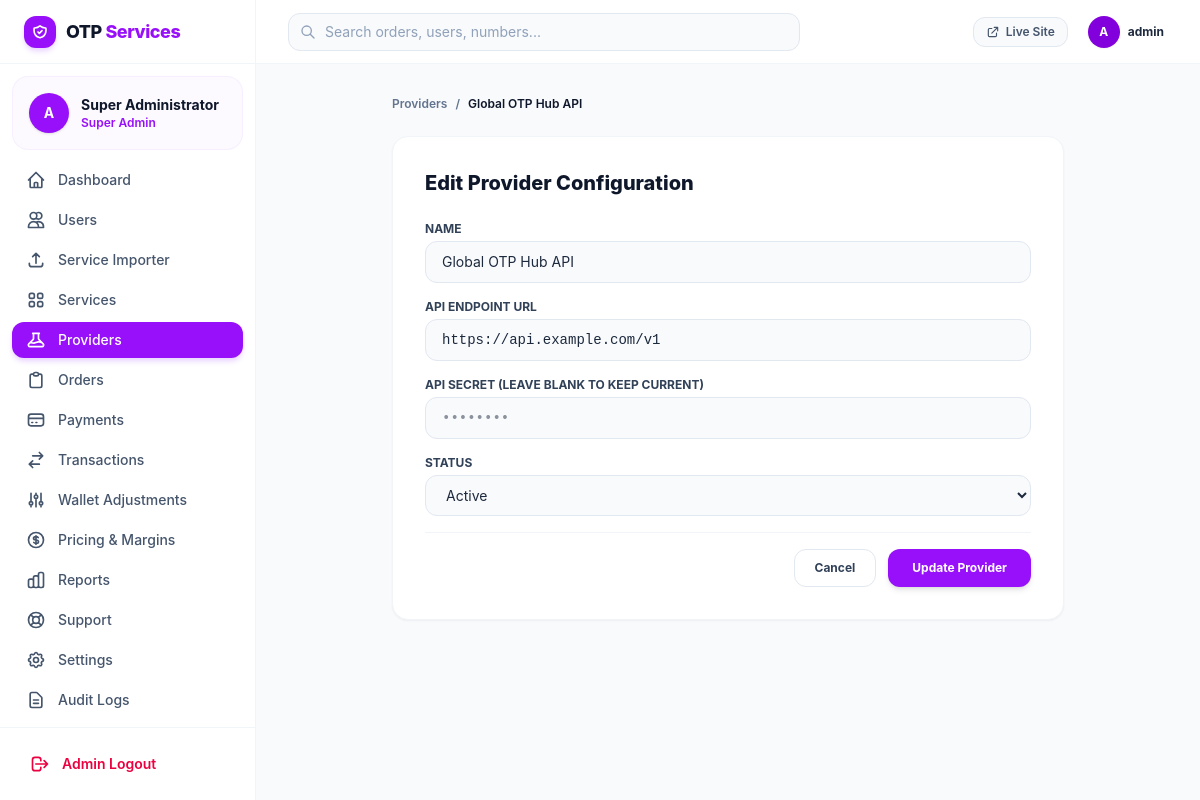
/admin/provider-edit.php?id=1 (signed in), run on the app's committed database.
### tables this page shows
CREATE TABLE `providers` (
  `id` INT AUTO_INCREMENT PRIMARY KEY,
  `name` VARCHAR(100) NOT NULL,
  `slug` VARCHAR(50) NOT NULL UNIQUE,
  `api_url` VARCHAR(255) NOT NULL,
  `api_key` VARCHAR(255) NULL,
  `balance` DECIMAL(12, 2) NOT NULL DEFAULT 0.00,
  `status` ENUM('active', 'inactive') NOT NULL DEFAULT 'active',
  `settings_json` TEXT NULL,
  `last_sync` TIMESTAMP NULL,
  `created_at` TIMESTAMP DEFAULT CURRENT_TIMESTAMP
);

### includes/session.php (called while the page is built, shortened)
<?php
function current_admin_id(): ?int {
    return $_SESSION['admin_id'] ?? null;
}
function get_current_admin_data(): ?array {
    $aid = current_admin_id();
    $db = get_db();
    $stmt = $db->prepare("SELECT a.*, r.name as role_name, r.slug as role_slug FROM admins a LEFT JOIN roles r ON r.id = a.role_id WHERE a.id = ? LIMIT 1");
    $stmt->execute([$aid]);
    return $stmt->fetch() ?: null;
}

### admin/includes/auth.php (called while the page is built, shortened)
<?php
require_once __DIR__ . '/../../includes/functions.php';
require_once __DIR__ . '/../../includes/session.php';
$currentAdmin = get_current_admin_data();

### includes/functions.php (called while the page is built, shortened)
<?php
function e(?string $string): string {
    return htmlspecialchars($string ?? '', ENT_QUOTES, 'UTF-8');
}

### admin/provider-edit.php (the view, shortened to what this page needs)
<?php
require_once __DIR__ . '/includes/auth.php';
$db = get_db();
$providerId = (int)($_GET['id'] ?? 0);
$stmt = $db->prepare("SELECT * FROM providers WHERE id = ? LIMIT 1");
$stmt->execute([$providerId]);
$provider = $stmt->fetch();
require_once __DIR__ . '/includes/header.php';
require_once __DIR__ . '/includes/sidebar.php';
?>
<div class="flex-1 flex flex-col min-w-0 overflow-hidden">
    <?php require_once __DIR__ . '/includes/navbar.php'; ?>
    <main class="flex-1 overflow-y-auto p-4 sm:p-8 bg-slate-50/60">
        <div class="max-w-2xl mx-auto space-y-6">
            <div class="flex items-center gap-2 text-xs font-semibold text-slate-500">
                <a href="/admin/providers.php" class="hover:text-purple-600">Providers</a>
                <span>/</span>
                <span class="text-slate-900"><?= e($provider['name']) ?></span>
            </div>
            <div class="bg-white rounded-2xl border border-slate-100 shadow-xs p-6 sm:p-8 space-y-6">
                <h1 class="text-xl font-extrabold text-slate-900">Edit Provider Configuration</h1>
                <form action="/admin/provider-edit.php?id=<?= $provider['id'] ?>" method="POST" class="space-y-4">
                    <div>
                        <label for="name" class="block text-xs font-bold text-slate-700 mb-1 uppercase">Name</label>
                        <input type="text" id="name" name="name" required value="<?= e($provider['name']) ?>" class="w-full px-4 py-2.5 bg-slate-50 border border-slate-200 rounded-xl text-sm focus:outline-none focus:ring-2 focus:ring-purple-600/20 focus:border-purple-600 focus:bg-white transition-all">
                    </div>
                    <div>
                        <label for="api_url" class="block text-xs font-bold text-slate-700 mb-1 uppercase">API Endpoint URL</label>
                        <input type="url" id="api_url" name="api_url" required value="<?= e($provider['api_url']) ?>" class="w-full px-4 py-2.5 bg-slate-50 border border-slate-200 rounded-xl text-sm font-mono focus:outline-none focus:ring-2 focus:ring-purple-600/20 focus:border-purple-600 focus:bg-white transition-all">
                    </div>
                    <div>
                        <label for="api_key" class="block text-xs font-bold text-slate-700 mb-1 uppercase">API Secret (Leave blank to keep current)</label>
                        <input type="password" id="api_key" name="api_key" placeholder="••••••••" class="w-full px-4 py-2.5 bg-slate-50 border border-slate-200 rounded-xl text-sm font-mono focus:outline-none focus:ring-2 focus:ring-purple-600/20 focus:border-purple-600 focus:bg-white transition-all">
                    </div>
                    <div>
                        <label for="status" class="block text-xs font-bold text-slate-700 mb-1 uppercase">Status</label>
                        <select id="status" name="status" class="w-full px-4 py-2.5 bg-slate-50 border border-slate-200 rounded-xl text-sm focus:outline-none focus:ring-2 focus:ring-purple-600/20 focus:border-purple-600 focus:bg-white transition-all">
                            <option value="active" <?= $provider['status'] === 'active' ? 'selected' : '' ?>>Active</option>
                        </select>
                    </div>
                    <div class="flex justify-end gap-3 pt-4 border-t border-slate-100">
                        <a href="/admin/providers.php" class="px-5 py-2.5 rounded-xl border border-slate-200 text-xs font-bold text-slate-700 hover:bg-slate-50 transition-all">Cancel</a>
                        <button type="submit" class="px-6 py-2.5 rounded-xl bg-purple-600 text-white font-bold text-xs hover:bg-purple-700 shadow-md transition-all">Update Provider</button>
                    </div>
                </form>
            </div>
        </div>
    </main>
</div>
<?php require_once __DIR__ . '/includes/footer.php'; ?>

### admin/includes/sidebar.php (shortened to what this page needs)
<?php
$currentScript = basename($_SERVER['PHP_SELF']);
?>
<aside :class="sidebarOpen ? 'translate-x-0' : '-translate-x-full'" class="fixed inset-y-0 left-0 z-50 w-64 bg-white border-r border-slate-100 flex flex-col justify-between transition-transform duration-200 ease-in-out md:static md:translate-x-0 shrink-0">
    <div class="overflow-y-auto">
        <div class="h-16 flex items-center px-6 border-b border-slate-100">
            <a href="/admin/dashboard.php" class="flex items-center gap-2.5">
                <div class="w-8 h-8 rounded-xl bg-purple-600 flex items-center justify-center text-white shadow-md shadow-purple-200">
                </div>
                <span class="font-extrabold text-lg tracking-tight text-slate-900">OTP <span class="text-purple-600">Services</span></span>
            </a>
        </div>
        <div class="p-4 mx-3 my-3 bg-purple-50/60 rounded-2xl flex items-center gap-3 border border-purple-100/60">
            <div class="w-10 h-10 rounded-full bg-purple-600 text-white font-bold flex items-center justify-center text-sm shadow-sm">
                A
            </div>
            <div class="overflow-hidden">
                <div class="text-sm font-bold text-slate-900 truncate"><?= e($currentAdmin['name']) ?></div>
                <div class="text-xs text-purple-600 font-semibold">Super Admin</div>
            </div>
        </div>
        <nav class="px-3 space-y-1 text-sm font-medium pb-6">
            <a href="/admin/dashboard.php" class="flex items-center gap-3 px-3.5 py-2 rounded-xl transition-colors <?= in_array($currentScript, ['dashboard.php', 'index.php']) ? 'bg-purple-600 text-white shadow-md shadow-purple-200' : 'text-slate-600 hover:bg-slate-50 hover:text-slate-900' ?>">
                <svg class="w-5 h-5 shrink-0" fill="none" viewBox="0 0 24 24" stroke="currentColor"><path stroke-linecap="round" stroke-linejoin="round" stroke-width="2" d="M3 12l2-2m0 0l7-7 7 7M5 10v10a1 1 0 001 1h3m10-11l2 2m-2-2v10a1 1 0 01-1 1h-3m-6 0a1 1 0 001-1v-4a1 1 0 011-1h2a1 1 0 011 1v4a1 1 0 001 1m-6 0h6"/></svg>
                <span>Dashboard</span>
            </a>
            <a href="/admin/users.php" class="flex items-center gap-3 px-3.5 py-2 rounded-xl transition-colors <?= in_array($currentScript, ['users.php', 'user-details.php', 'user-edit.php', 'user-transactions.php']) ? 'bg-purple-600 text-white shadow-md shadow-purple-200' : 'text-slate-600 hover:bg-slate-50 hover:text-slate-900' ?>">
                <svg class="w-5 h-5 shrink-0" fill="none" viewBox="0 0 24 24" stroke="currentColor"><path stroke-linecap="round" stroke-linejoin="round" stroke-width="2" d="M12 4.354a4 4 0 110 5.292M15 21H3v-1a6 6 0 0112 0v1zm0 0h6v-1a6 6 0 00-9-5.197M13 7a4 4 0 11-8 0 4 4 0 018 0z"/></svg>
                <span>Users</span>
            </a>
            <a href="/admin/service-importer.php" class="flex items-center gap-3 px-3.5 py-2 rounded-xl transition-colors <?= in_array($currentScript, ['service-importer.php', 'import-history.php']) ? 'bg-purple-600 text-white shadow-md shadow-purple-200' : 'text-slate-600 hover:bg-slate-50 hover:text-slate-900' ?>">
                <svg class="w-5 h-5 shrink-0" fill="none" viewBox="0 0 24 24" stroke="currentColor"><path stroke-linecap="round" stroke-linejoin="round" stroke-width="2" d="M4 16v1a3 3 0 003 3h10a3 3 0 003-3v-1m-4-8l-4-4m0 0L8 8m4-4v12"/></svg>
                <span>Service Importer</span>
            </a>
            <a href="/admin/services.php" class="flex items-center gap-3 px-3.5 py-2 rounded-xl transition-colors <?= in_array($currentScript, ['services.php', 'service-add.php', 'service-edit.php', 'categories.php', 'countries.php']) ? 'bg-purple-600 text-white shadow-md shadow-purple-200' : 'text-slate-600 hover:bg-slate-50 hover:text-slate-900' ?>">
                <span>Services</span>
            </a>
            <a href="/admin/providers.php" class="flex items-center gap-3 px-3.5 py-2 rounded-xl transition-colors <?= in_array($currentScript, ['providers.php', 'provider-add.php', 'provider-edit.php', 'provider-test.php', 'provider-logs.php']) ? 'bg-purple-600 text-white shadow-md shadow-purple-200' : 'text-slate-600 hover:bg-slate-50 hover:text-slate-900' ?>">
                <span>Providers</span>
            </a>
            <a href="/admin/orders.php" class="flex items-center gap-3 px-3.5 py-2 rounded-xl transition-colors <?= in_array($currentScript, ['orders.php', 'order-details.php']) ? 'bg-purple-600 text-white shadow-md shadow-purple-200' : 'text-slate-600 hover:bg-slate-50 hover:text-slate-900' ?>">
                <svg class="w-5 h-5 shrink-0" fill="none" viewBox="0 0 24 24" stroke="currentColor"><path stroke-linecap="round" stroke-linejoin="round" stroke-width="2" d="M9 5H7a2 2 0 00-2 2v12a2 2 0 002 2h10a2 2 0 002-2V7a2 2 0 00-2-2h-2M9 5a2 2 0 002 2h2a2 2 0 002-2M9 5a2 2 0 012-2h2a2 2 0 012 2"/></svg>
                <span>Orders</span>
            </a>
            <a href="/admin/payments.php" class="flex items-center gap-3 px-3.5 py-2 rounded-xl transition-colors <?= in_array($currentScript, ['payments.php', 'deposit-requests.php', 'refunds.php']) ? 'bg-purple-600 text-white shadow-md shadow-purple-200' : 'text-slate-600 hover:bg-slate-50 hover:text-slate-900' ?>">
                <svg class="w-5 h-5 shrink-0" fill="none" viewBox="0 0 24 24" stroke="currentColor"><path stroke-linecap="round" stroke-linejoin="round" stroke-width="2" d="M3 10h18M7 15h1m4 0h1m-7 4h12a3 3 0 003-3V8a3 3 0 00-3-3H6a3 3 0 00-3 3v8a3 3 0 003 3z"/></svg>
                <span>Payments</span>
            </a>
            <a href="/admin/transactions.php" class="flex items-center gap-3 px-3.5 py-2 rounded-xl transition-colors <?= $currentScript === 'transactions.php' ? 'bg-purple-600 text-white shadow-md shadow-purple-200' : 'text-slate-600 hover:bg-slate-50 hover:text-slate-900' ?>">
                <svg class="w-5 h-5 shrink-0" fill="none" viewBox="0 0 24 24" stroke="currentColor"><path stroke-linecap="round" stroke-linejoin="round" stroke-width="2" d="M8 7h12m0 0l-4-4m4 4l-4 4m0 6H4m0 0l4 4m-4-4l4-4"/></svg>
                <span>Transactions</span>
            </a>
            <a href="/admin/wallet.php" class="flex items-center gap-3 px-3.5 py-2 rounded-xl transition-colors <?= $currentScript === 'wallet.php' ? 'bg-purple-600 text-white shadow-md shadow-purple-200' : 'text-slate-600 hover:bg-slate-50 hover:text-slate-900' ?>">
                <svg class="w-5 h-5 shrink-0" fill="none" viewBox="0 0 24 24" stroke="currentColor"><path stroke-linecap="round" stroke-linejoin="round" stroke-width="2" d="M12 6V4m0 2a2 2 0 100 4m0-4a2 2 0 110 4m-6 8a2 2 0 100-4m0 4a2 2 0 110-4m0 4v2m0-6V4m6 6v10m6-2a2 2 0 100-4m0 4a2 2 0 110-4m0 4v2m0-6V4"/></svg>
                <span>Wallet Adjustments</span>
            </a>
            <a href="/admin/pricing.php" class="flex items-center gap-3 px-3.5 py-2 rounded-xl transition-colors <?= $currentScript === 'pricing.php' ? 'bg-purple-600 text-white shadow-md shadow-purple-200' : 'text-slate-600 hover:bg-slate-50 hover:text-slate-900' ?>">
                <span>Pricing & Margins</span>
            </a>
            <a href="/admin/reports.php" class="flex items-center gap-3 px-3.5 py-2 rounded-xl transition-colors <?= $currentScript === 'reports.php' ? 'bg-purple-600 text-white shadow-md shadow-purple-200' : 'text-slate-600 hover:bg-slate-50 hover:text-slate-900' ?>">
                <span>Reports</span>
            </a>
            <a href="/admin/support.php" class="flex items-center gap-3 px-3.5 py-2 rounded-xl transition-colors <?= in_array($currentScript, ['support.php', 'ticket-details.php']) ? 'bg-purple-600 text-white shadow-md shadow-purple-200' : 'text-slate-600 hover:bg-slate-50 hover:text-slate-900' ?>">
                <span>Support</span>
            </a>
            <a href="/admin/settings.php" class="flex items-center gap-3 px-3.5 py-2 rounded-xl transition-colors <?= in_array($currentScript, ['settings.php', 'website-settings.php', 'payment-settings.php', 'security.php', 'security-settings.php']) ? 'bg-purple-600 text-white shadow-md shadow-purple-200' : 'text-slate-600 hover:bg-slate-50 hover:text-slate-900' ?>">
                <span>Settings</span>
            </a>
            <a href="/admin/audit-logs.php" class="flex items-center gap-3 px-3.5 py-2 rounded-xl transition-colors <?= in_array($currentScript, ['audit-logs.php', 'activity-logs.php']) ? 'bg-purple-600 text-white shadow-md shadow-purple-200' : 'text-slate-600 hover:bg-slate-50 hover:text-slate-900' ?>">
                <svg class="w-5 h-5 shrink-0" fill="none" viewBox="0 0 24 24" stroke="currentColor"><path stroke-linecap="round" stroke-linejoin="round" stroke-width="2" d="M9 12h6m-6 4h6m2 5H7a2 2 0 01-2-2V5a2 2 0 012-2h5.586a1 1 0 01.707.293l5.414 5.414a1 1 0 01.293.707V19a2 2 0 01-2 2z"/></svg>
                <span>Audit Logs</span>
            </a>
        </nav>
    </div>
    <div class="p-4 border-t border-slate-100">
        <a href="/admin/logout.php" class="flex items-center gap-3 px-3.5 py-2.5 rounded-xl text-sm font-semibold text-rose-600 hover:bg-rose-50 transition-colors">
            <svg class="w-5 h-5" fill="none" viewBox="0 0 24 24" stroke="currentColor"><path stroke-linecap="round" stroke-linejoin="round" stroke-width="2" d="M17 16l4-4m0 0l-4-4m4 4H7m6 4v1a3 3 0 01-3 3H6a3 3 0 01-3-3V7a3 3 0 013-3h4a3 3 0 013 3v1"/></svg>
            <span>Admin Logout</span>
        </a>
    </div>
</aside>

### admin/includes/navbar.php (shortened to what this page needs)
<header class="h-16 bg-white border-b border-slate-100 flex items-center justify-between px-4 sm:px-8 shrink-0">
    <div class="flex items-center gap-4 flex-1 max-w-lg">
        <form action="/admin/orders.php" method="GET" class="relative w-full">
            <span class="absolute inset-y-0 left-0 pl-3 flex items-center pointer-events-none text-slate-400">
            </span>
            <input type="text" name="search" placeholder="Search orders, users, numbers..." class="w-full pl-9 pr-4 py-2 bg-slate-50 border border-slate-200 rounded-xl text-sm placeholder:text-slate-400 focus:outline-none focus:ring-2 focus:ring-purple-600/20 focus:border-purple-600 focus:bg-white transition-all">
        </form>
    </div>
    <div class="flex items-center gap-4">
        <a href="/index.php" target="_blank" class="hidden sm:inline-flex items-center gap-1.5 px-3 py-1.5 rounded-xl text-xs font-semibold bg-slate-50 border border-slate-200 text-slate-600 hover:bg-slate-100 transition-colors">
            <svg class="w-3.5 h-3.5" fill="none" viewBox="0 0 24 24" stroke="currentColor"><path stroke-linecap="round" stroke-linejoin="round" stroke-width="2" d="M10 6H6a2 2 0 00-2 2v10a2 2 0 002 2h10a2 2 0 002-2v-4M14 4h6m0 0v6m0-6L10 14"/></svg>
            Live Site
        </a>
        <div class="flex items-center gap-2 p-1">
            <div class="w-8 h-8 rounded-full bg-purple-700 text-white font-bold flex items-center justify-center text-xs shadow-xs">
                A
            </div>
            <span class="text-xs font-bold text-slate-800 hidden sm:inline"><?= e($currentAdmin['username']) ?></span>
        </div>
    </div>
</header>

### data on the page
providers: name "Global OTP Hub API", api_url "https://api.example.com/v1", status "Active"

### other printed values
$currentAdmin['name'] "Super Administrator"
$currentAdmin['username'] "admin"
